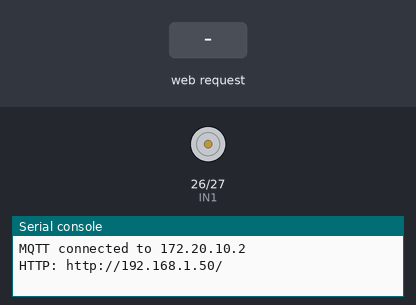
Bench run of a program on a simulated ESP32 board running MicroPython. Parts: motor-driver pin pairs drawn as motors (green arrow = first pin HIGH = forward, orange = second pin HIGH = backward, longer = more drive, scaled by the enable pin), the last lines printed to the serial console. The inputs (shaded band) are chosen by the test bench. WiFi joins after 1.5 s; no MQTT or app messages arrive unless stated; the clock reads 2024-03-15 10:24:30 at power-on unless the program sets it.

Above: at 3.8 s.
3.9 s: HTTP request GET /forward received
At 5.1 s:
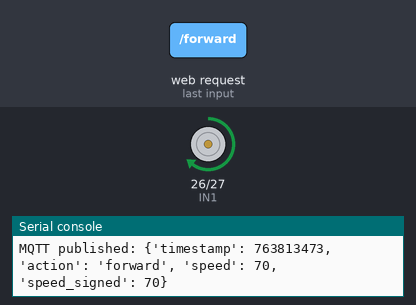
5.4 s: HTTP request GET /backward received
At 6.4 s:
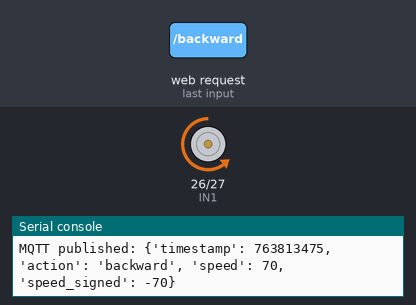
6.9 s: HTTP request GET /stop received
At 7.4 s:
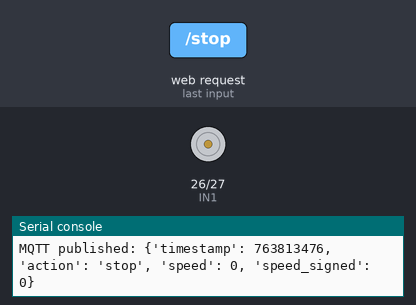
Timing chart, 0 to 9.9 s (numbered marks = the images above; inputs shaded):
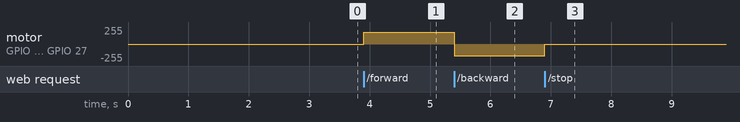

The program:

main.py
```python
import network, socket, ure, time, json
from machine import Pin, PWM
from umqtt.simple import MQTTClient

# --- Wi-Fi ---
WIFI_SSID = "sLEAP"
WIFI_PASS = "33339999"

# --- MQTT ---
MQTT_BROKER = "172.20.10.2"
MQTT_PORT = 1883
MQTT_TOPIC = "lab5/motor/logs"
MQTT_CLIENT_ID = "esp32_motor_" + str(time.ticks_ms())

mqtt_client = None

def wifi_connect():
    sta = network.WLAN(network.STA_IF)

    # Reset Wi-Fi hardware
    sta.active(False)
    time.sleep(1)
    sta.active(True)

    print("Connecting to WiFi...")

    sta.connect(WIFI_SSID, WIFI_PASS)

    for _ in range(80):
        if sta.isconnected():
            print("Connected:", sta.ifconfig())
            return sta.ifconfig()[0]
        time.sleep(0.25)

    raise RuntimeError("WiFi connect failed")


def mqtt_connect():
    global mqtt_client
    try:
        mqtt_client = MQTTClient(MQTT_CLIENT_ID, MQTT_BROKER, MQTT_PORT)
        mqtt_client.connect()
        print("MQTT connected to", MQTT_BROKER)
    except Exception as e:
        print("MQTT connect failed:", e)
        mqtt_client = None

def mqtt_publish(action, speed):
    if mqtt_client is None:
        return
    try:
        timestamp = time.time()

        # Convert speed to signed value for plotting
        if action == "forward":
            speed_signed = speed
        elif action == "backward":
            speed_signed = -speed
        else:  # stop
            speed_signed = 0

        # Build payload
        payload = {
            "timestamp": timestamp,
            "action": action,
            "speed": speed,
            "speed_signed": speed_signed
        }

        # Publish to MQTT
        mqtt_client.publish(MQTT_TOPIC, json.dumps(payload))
        print("MQTT published:", payload)

    except Exception as e:
        print("MQTT publish failed:", e)

# --- L298N pins ---
IN1 = Pin(26, Pin.OUT)
IN2 = Pin(27, Pin.OUT)
ENA = PWM(Pin(25), freq=1000)
PWM_MAX = 1023
_speed_pct = 70

def set_speed(pct):
    global _speed_pct
    pct = int(max(0, min(100, pct)))
    _speed_pct = pct
    ENA.duty(int(PWM_MAX * (_speed_pct / 100.0)))
    print("Speed:", _speed_pct, "%")
    mqtt_publish("speed_change", _speed_pct)

def motor_forward():
    set_speed(_speed_pct)
    IN1.on()
    IN2.off()
    print("Forward")
    mqtt_publish("forward", _speed_pct)

def motor_backward():
    set_speed(_speed_pct)
    IN1.off()
    IN2.on()
    print("Backward")
    mqtt_publish("backward", _speed_pct)

def motor_stop():
    IN1.off()
    IN2.off()
    ENA.duty(0)
    print("Stop")
    mqtt_publish("stop", 0)

# --- HTTP ---
HEAD_OK_TEXT = (
    "HTTP/1.1 200 OK\r\n"
    "Content-Type: text/plain\r\n"
    "Access-Control-Allow-Origin: *\r\n"
    "Connection: close\r\n\r\n"
)

HEAD_OK_HTML = (
    "HTTP/1.1 200 OK\r\n"
    "Content-Type: text/html\r\n"
    "Access-Control-Allow-Origin: *\r\n"
    "Connection: close\r\n\r\n"
)

HEAD_404 = (
    "HTTP/1.1 404 Not Found\r\n"
    "Content-Type: text/plain\r\n"
    "Access-Control-Allow-Origin: *\r\n"
    "Connection: close\r\n\r\nNot Found"
)

HOME_HTML = """<!doctype html><meta name=viewport content="width=device-width,initial-scale=1">
<h3>ESP32 Motor with MQTT</h3>
<p>
  <a href="/forward"><button>Forward</button></a>
  <a href="/backward"><button>Backward</button></a>
  <a href="/stop"><button>Stop</button></a>
</p>
<p>
  <label>Speed:</label>
  <input id="spd" type="range" min="0" max="100" value="70"
    oninput="fetch('/speed?value='+this.value).then(r=>r.text()).then(console.log);">
</p>
<p><small>Data published to MQTT: aupp/esp32/random</small></p>
"""

def route(path):
    if path == "/" or path.startswith("/index"):
        return HEAD_OK_HTML + HOME_HTML
    if path.startswith("/favicon.ico"):
        return HEAD_OK_TEXT
    if path.startswith("/forward"):
        motor_forward()
        return HEAD_OK_TEXT + "forward"
    if path.startswith("/backward"):
        motor_backward()
        return HEAD_OK_TEXT + "backward"
    if path.startswith("/stop"):
        motor_stop()
        return HEAD_OK_TEXT + "stop"
    if path.startswith("/speed"):
        m = ure.search(r"value=(\d+)", path)
        if m:
            set_speed(int(m.group(1)))
            return HEAD_OK_TEXT + "speed=" + m.group(1)
        return HEAD_OK_TEXT + "speed?value=0..100"
    print("Unknown path:", path)
    return HEAD_404

def start_server(ip):
    addr = socket.getaddrinfo(ip, 80)[0][-1]
    s = socket.socket()
    s.setsockopt(socket.SOL_SOCKET, socket.SO_REUSEADDR, 1)
    s.bind(addr)
    s.listen(3)
    print("HTTP:", "http://%s/" % ip)

    while True:
        try:
            cl, _ = s.accept()
            cl.settimeout(2)
            try:
                req = cl.recv(1024)
                if not req:
                    cl.close()
                    continue

                try:
                    text = req.decode("utf-8", "ignore")
                except:
                    text = str(req)

                first = ""
                for ln in text.split("\r\n"):
                    if ln:
                        first = ln
                        break
                parts = first.split(" ")
                path = parts[1] if len(parts) >= 2 else "/"

                resp = route(path)
                cl.sendall(resp)
            except OSError as e:
                # errno 116 (ETIMEDOUT) is common on mobile; ignore
                if getattr(e, "errno", None) != 116:
                    print("Socket error:", e)
            except Exception as e:
                print("Handler error:", e)
            finally:
                try:
                    cl.close()
                except:
                    pass
        except Exception as e:
            print("Accept error:", e)
            time.sleep(0.1)

# --- main ---
if __name__ == "__main__":
    motor_stop()
    set_speed(_speed_pct)
    ip = wifi_connect()
    mqtt_connect()
    start_server(ip)
```

Measured:
- after the input at 3.9 s, motor on GPIO 26 (IN1) / GPIO 27 (IN2): stopped → forward 178/255 at once
- after the input at 5.4 s, motor on GPIO 26 (IN1) / GPIO 27 (IN2): forward 178/255 → backward 178/255 at once
- after the input at 6.9 s, motor on GPIO 26 (IN1) / GPIO 27 (IN2): backward 178/255 → stopped at once
